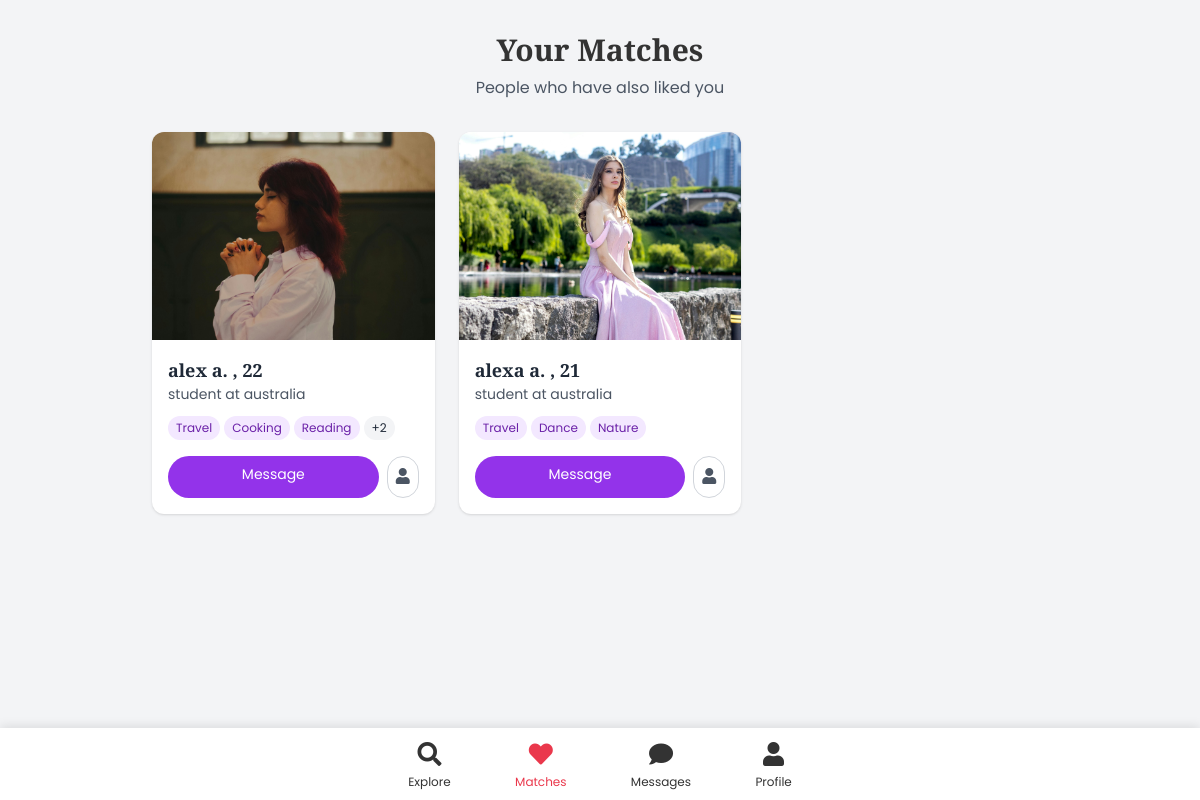
The page /matches/ (signed in) on the database its author committed.
### app/models.py (models this page shows, shortened)
class UserProfile(models.Model):
    GENDER_CHOICES = (
        ('M', 'Male'),
        ('F', 'Female'),
        ('O', 'Other'),
    )
    user = models.OneToOneField(User, on_delete=models.CASCADE, related_name='profile')
    bio = models.TextField(max_length=500, blank=True)
    birth_date = models.DateField(null=True, blank=True)
    gender = models.CharField(max_length=1, choices=GENDER_CHOICES)
    location = models.CharField(max_length=100, blank=True)
    occupation = models.CharField(max_length=100, blank=True)
    profile_picture = models.ImageField(upload_to='profile_pics/', null=True, blank=True)
    interests = models.ManyToManyField(Interest, blank=True)
    latitude = models.FloatField(null=True, blank=True)
    longitude = models.FloatField(null=True, blank=True)
    last_active = models.DateTimeField(auto_now=True)
    def age(self):
        from datetime import date
        if self.birth_date:
            today = date.today()
            return today.year - self.birth_date.year - ((today.month, today.day) < (self.birth_date.month, self.birth_date.day))
        return None

class Interest(models.Model):
    name = models.CharField(max_length=50, unique=True)

### app/views.py (the view)
# urls.py: path('matches/', views.matches, name='matches'),
@login_required
def matches(request):
    user = request.user
    user_matches = Match.objects.filter(
        (Q(user_from=user) | Q(user_to=user)) & Q(status='A')
    )
    matched_users = []
    for match in user_matches:
        if match.user_from == user:
            matched_users.append(match.user_to)
        else:
            matched_users.append(match.user_from)
    matched_profiles = UserProfile.objects.filter(user__in=matched_users)
    return render(request, 'app/matches.html', {'matched_profiles': matched_profiles})

### templates/app/matches.html (shortened to what this page needs)
{% extends 'app/base.html' %}
{% block content %}
<div class="container mx-auto px-4 py-8 mb-20">
    <div class="max-w-4xl mx-auto">
        <div class="text-center mb-8">
            <h1 class="text-3xl font-bold">Your Matches</h1>
            <p class="text-gray-600 mt-2">People who have also liked you</p>
        </div>
        {% if matched_profiles %}
            <div class="grid grid-cols-2 md:grid-cols-3 gap-6">
                {% for profile in matched_profiles %}
                <div class="bg-white rounded-xl shadow overflow-hidden">
                    <div class="relative">
                        {% if profile.profile_picture %}
                        <img alt="{{ profile.user.first_name }}'s picture" class="w-full h-52 object-cover" src="{{ profile.profile_picture.url }}"/>
                        {% else %}
                        <div class="w-full h-52 bg-gray-200 flex items-center justify-center">
                            <i class="fas fa-user text-4xl text-gray-400"></i>
                        </div>
                        {% endif %}
                    </div>
                    <div class="p-4">
                        <h2 class="text-lg font-semibold text-gray-800">
                            {{ profile.user.first_name }} {% if profile.user.last_name %}{{ profile.user.last_name|first }}.{% endif %}
                            {% if profile.age %}, {{ profile.age }}{% endif %}
                        </h2>
                        <p class="text-sm text-gray-600 truncate">
                            {% if profile.occupation %}{{ profile.occupation }}{% endif %}
                            {% if profile.location and profile.occupation %} at {{ profile.location }}{% elif profile.location %}{{ profile.location }}{% endif %}
                        </p>
                        {% if profile.interests.all %}
                        <div class="mt-3">
                            <div class="flex flex-wrap gap-1">
                                {% for interest in profile.interests.all|slice:":3" %}
                                <span class="bg-purple-100 text-purple-800 text-xs px-2 py-1 rounded-full">{{ interest.name }}</span>
                                {% endfor %}
                                {% if profile.interests.all|length > 3 %}
                                <span class="bg-gray-100 text-gray-800 text-xs px-2 py-1 rounded-full">+{{ profile.interests.all|length|add:"-3" }}</span>
                                {% endif %}
                            </div>
                        </div>
                        {% endif %}
                        <div class="mt-4 flex space-x-2">
                            <a href="{% url 'start_conversation' user_id=profile.user.id %}" class="flex-1 bg-purple-600 text-white text-center py-2 px-4 rounded-full text-sm hover:bg-purple-700 transition duration-200">
                                Message
                            </a>
                            <button class="bg-white border border-gray-300 p-2 rounded-full hover:bg-gray-100 view-profile-btn"
                                    data-profile-id="{{ profile.id }}"
                                    title="View Profile"
                                    aria-label="View Profile">
                                <i class="fas fa-user text-gray-600"></i>
                            </button>
                        </div>
                    </div>
                </div>
                {% endfor %}
            </div>
        {% endif %}
    </div>
</div>
{% endblock %}

### templates/app/base.html (style rules this page uses)
:root { --primary-purple: #9b87f5; --secondary-purple: #7E69AB; --light-purple: #D6BCFA; --affair-pink: #FFDEE2; --affair-peach: #FDE1D3; --affair-red: #ea384c; --dark-text: #333; --light-text: #fff; --medium-text: #666; --gray-text: #888; --box-shadow: 0 10px 30px rgba(0, 0, 0, 0.1); --border-radius: 10px; --section-padding: 5rem 1rem; }
body { font-family: 'Poppins', sans-serif; color: var(--dark-text); line-height: 1.6; overflow-x: hidden; }
h1, h2, h3, h4, h5, h6 { font-family: 'Playfair Display', serif; font-weight: 600; line-height: 1.2; }

### rows shown on the page
UserProfile: profile_picture (picture), user.first_name "alex", user.last_name|first "a", age "22", occupation "student", location "australia", interests.all|length "2"
Interest: name "Travel"
Interest: name "Cooking"
Interest: name "Reading"
UserProfile: profile_picture (picture), user.first_name "alexa", user.last_name|first "a", age "21", occupation "student", location "australia"
Interest: name "Dance"
Interest: name "Nature"
